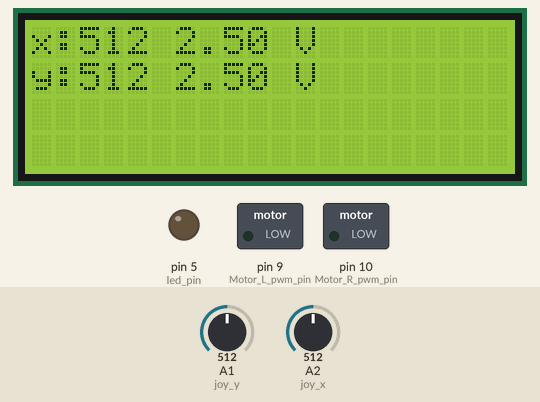
Simulated run of this sketch. Board: Arduino Uno, built with avr-gcc and run on an emulated ATmega328P. On the bench: 20×4 character LCD, switched loads named in the sketch (green lamp = pin HIGH), output pins drawn as LEDs (lit = HIGH). The test bench sets the inputs (shaded band); at power-on: A2 (joy_x) = 512, A1 (joy_y) = 512. What the sketch prints to the serial monitor is not drawn.

Above: at 1.2 s.
1.3 s: A2 (joy_x) set to 530
At 2.7 s:
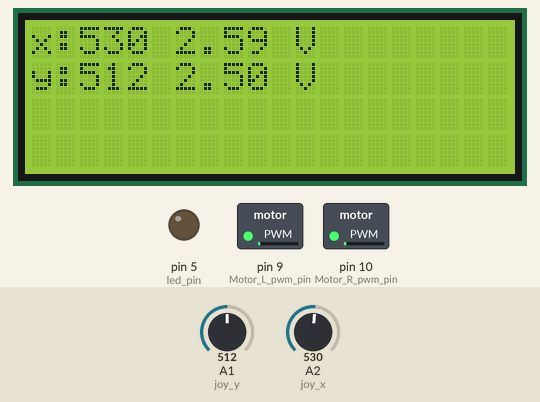
3.0 s: A2 (joy_x) set to 716
At 4.0 s:
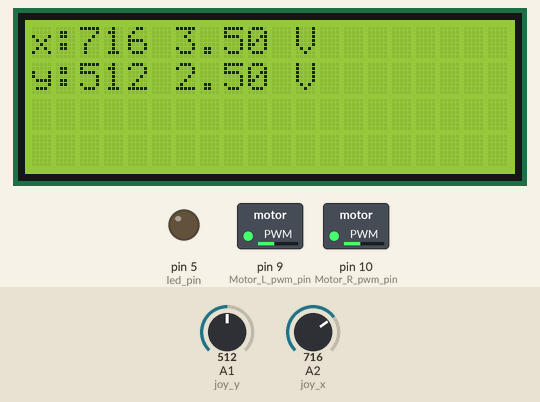
4.5 s: A2 (joy_x) set to 900
At 5.2 s:
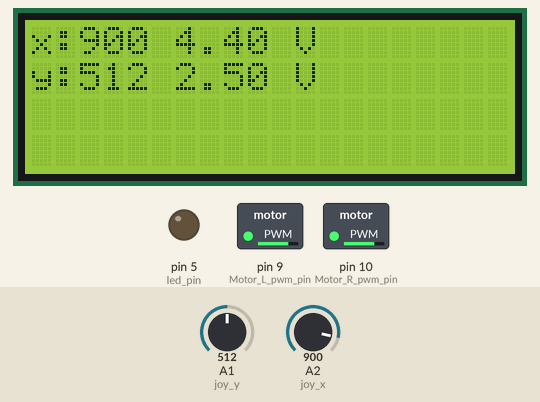
6.0 s: A1 (joy_y) set to 530
At 6.4 s:
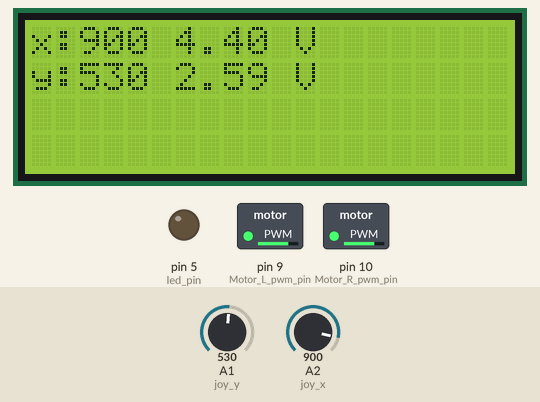
7.5 s: A1 (joy_y) set to 511
At 8.7 s:
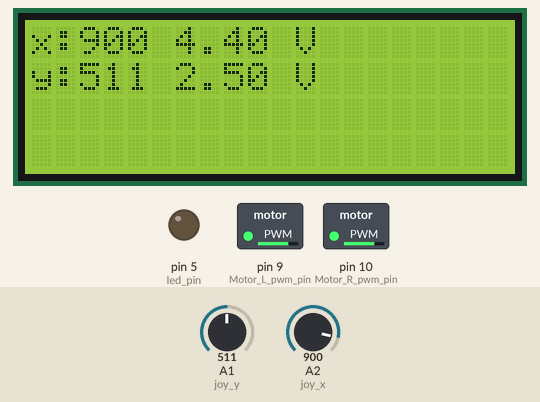
9.0 s: A1 (joy_y) set to 490
At 9.9 s:
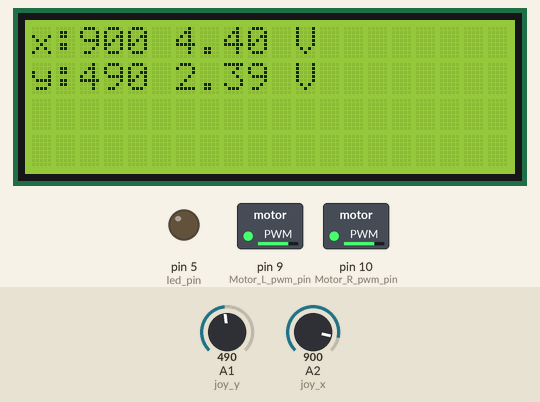
Timing chart, 0 to 11.5 s (numbered marks = the images above; inputs shaded):
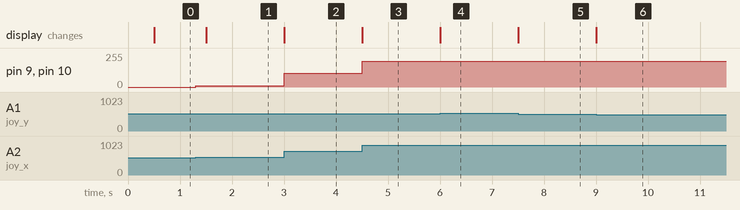

Measured:
- after the input at 1.3 s, pin 9 (Motor_L_pwm_pin), pin 10 (Motor_R_pwm_pin): 0/255 → 9/255 at once; the display: changes after 0.21 s (image 1)
- after the input at 3.0 s, pin 9 (Motor_L_pwm_pin), pin 10 (Motor_R_pwm_pin): 9/255 → 102/255 at once; the display: changes at once (image 2)
- after the input at 4.5 s, pin 9 (Motor_L_pwm_pin), pin 10 (Motor_R_pwm_pin): 102/255 → 193/255 at once; the display: changes at once (image 3)
- after the input at 6.0 s, the display: changes at once (image 4)
- after the input at 7.5 s, the display: changes at once (image 5)
- after the input at 9.0 s, the display: changes at once (image 6)

The sketch:

updated_code.ino
```cpp
/*
 * #define used ONLY for pin declarations
 */

#include <LiquidCrystal.h>

//JoyStick Variables
#define joy_x A2
#define joy_y A1
#define joy_key 18
int joy_x_value = 0;
int joy_y_value = 0;
double x_volt = 0;
double y_volt = 0;
//JoyStick Press Variables
#define led_pin 5
volatile int button_count = 0;
volatile boolean button_pressed = false;
volatile unsigned long prev_interrupt_time = 0;
const int debounce_time = 50;

//Motor Variables
#define Motor_L_dir_pin 7
#define Motor_R_dir_pin 8
#define Motor_L_pwm_pin 9
#define Motor_R_pwm_pin 10
const int Motor_forward = 0;
const int Motor_backward = 1;
const int x_min = 500;
const int x_max = 520;
const int stationary_x = 511;
int motor_speed = 0;

//LCD Variables
#define rs 32
#define en 30
#define d4 28
#define d5 26
#define d6 24
#define d7 22
LiquidCrystal lcd(rs, en, d4, d5, d6, d7);
unsigned long prev_millis_lcd = 0;
const int lcd_interval = 500;

void setup() {
  lcd.begin(20,4);
  pinMode(led_pin,OUTPUT);
  attachInterrupt(digitalPinToInterrupt(joy_key), joystick_interrupt, FALLING);
  Serial.begin(9600);
}

void loop(){
  joy_x_value = analogRead(joy_x);
  joy_y_value = analogRead(joy_y);
  x_volt = joy_x_value / 204.6; //assuming 5V
  y_volt = joy_y_value / 204.6; //assuming 5V

  joystick_pressed();
  lcd_display();
  motor_logic();
}

void lcd_display(){
  unsigned long current_millis_lcd = millis();
  //Non-disruptive delay
  if (current_millis_lcd - prev_millis_lcd >= lcd_interval) {
    prev_millis_lcd = current_millis_lcd;
    lcd.clear();
    lcd.setCursor(0,0);
    lcd.print("x:" + String(joy_x_value) + " " + String(x_volt) + " V");
    lcd.setCursor(0,1);
    lcd.print("y:" + String(joy_y_value) + " " + String(y_volt) + " V");
    Serial.println("X:" + String(joy_x_value) + ", Y:" + String(joy_y_value));
  }
}

void motor_logic(){
  //Speed Control
  motor_speed = (joy_x_value < stationary_x)
                ? map(joy_x_value, 0, stationary_x, 255, 0) //forward
                : map(joy_x_value, stationary_x, 1023, 0, 255); //back
  //map = return (x - in_min) * (out_max - out_min) / (in_max - in_min) + out_min;
  //Direction Control
  if (joy_x_value > x_min && joy_x_value < x_max) { //not moving joystick left or right
    if (joy_y_value > 1000) {
      move_motor(Motor_backward, Motor_forward, 100);  //left turn
    } else if (joy_y_value < 20) {
      move_motor(Motor_forward, Motor_backward, 100);  //right turn
    } else {
      move_motor(0, 0, 0);  //stationary
    }
  } else if (joy_x_value < stationary_x) {
    move_motor(Motor_forward, Motor_forward, motor_speed);  //forward
  } else {
    move_motor(Motor_backward, Motor_backward, motor_speed);  //backward
  }
}

void move_motor(int left, int right, int m_speed){
  //Direction
  digitalWrite(Motor_L_dir_pin, left);
  digitalWrite(Motor_R_dir_pin, right);
  //Speed
  analogWrite(Motor_L_pwm_pin, m_speed);
  analogWrite(Motor_R_pwm_pin, m_speed);
}

void joystick_pressed(){
  //Turn LED on/off with joystick press
  digitalWrite(led_pin, button_pressed ? HIGH : LOW);
}

void joystick_interrupt() {
  volatile unsigned long interrupt_time = millis();
  //Non-disruptive delay [maybe not needed since low-pass filter (capacitor) was added]
  if (interrupt_time - prev_interrupt_time >= debounce_time){
    prev_interrupt_time = interrupt_time;
    button_pressed = !button_pressed;
    button_count++;
  }
}
```
